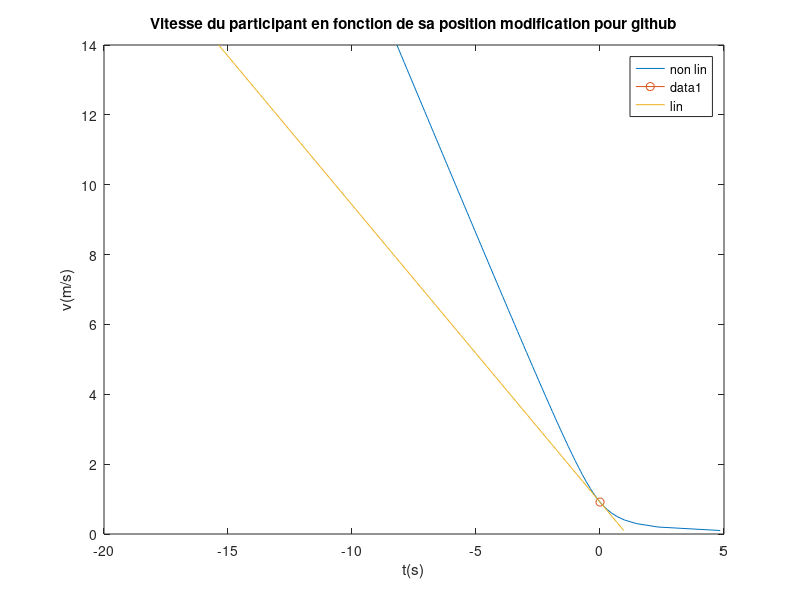

This chart was generated by the following MATLAB code:
%% Vitesse avec et sans frottement m/s
m=80;
g = 9.81;
b=47;
kf=0.95;
v0=0.9137;
v = 0.1:0.1:14;

%vitesse selon position en x avec frottement
hv = (g*(1-kf)./v)-(b.*v./m);
hv0 = (g*(1-kf)./v0)-(b.*v0./m)
hvl = (g*(1-kf)./v0)-(b.*v0./m)+((g*(kf-1)./(v0.^2))-(b./m)).*(v-v0);
hv4 = (g*(1-kf)./v0)-(b.*v0./m)+((g*(kf-1)./(v0.^2))-(b./m)).*(v-v0);
hv45 = (g*(1-kf)./v0)-(b.*v0./m)+((g*(kf-1)./(v0.^2))-(b./m)).*(v-v0);

figure('Name','Vitesse m/s');
plot(hv,v,'DisplayName','non lin')
hold on
plot(hv0,v0,'-o')
hold on
plot(hvl,v,'DisplayName','lin')
xlabel('t(s)')
ylabel('v(m/s)')
title('Vitesse du participant en fonction de sa position modification pour github')
legend

